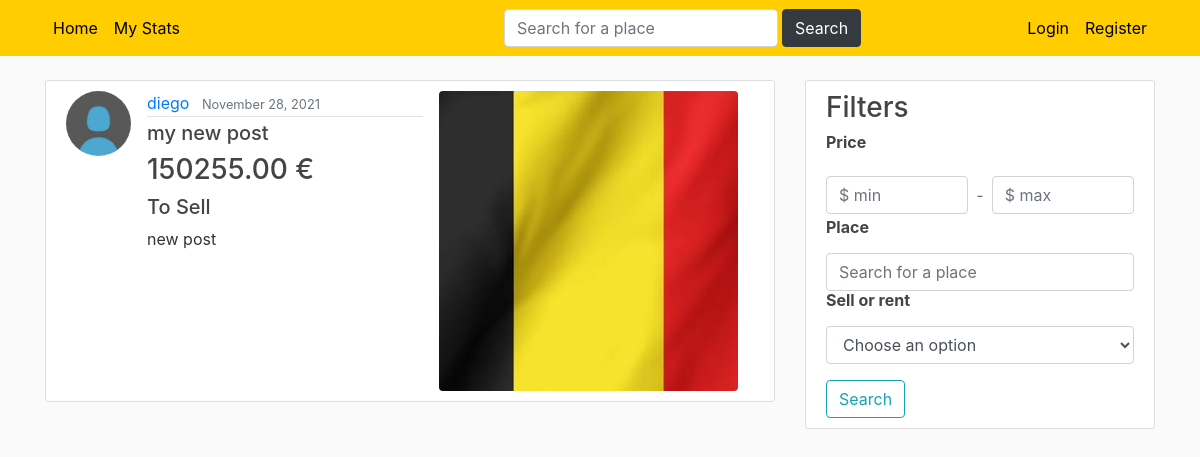
Page /post/40/ on the earlier database version.
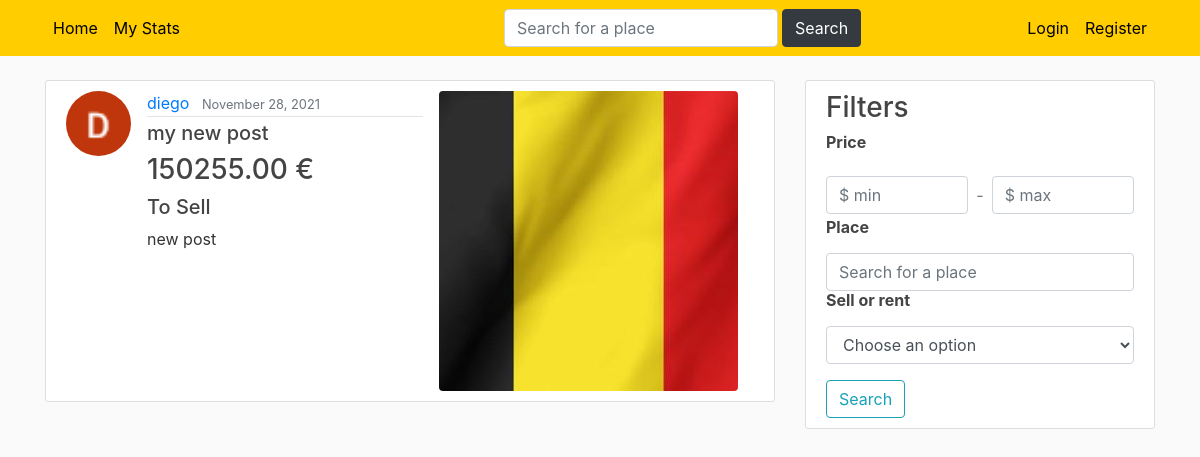
Same page on the later database version.
### blog/models.py (models this page shows, shortened)
class Post(models.Model): #creation d'un Post
    title = models.CharField(max_length=100)
    price = models.DecimalField(default=0, max_digits= 15, decimal_places=2)
    sell_rent = models.CharField(default= 'S', max_length=10, choices=SELLORRENT_CHOICES)
    localisation = models.CharField(default='Bruxelles',max_length=100)
    category = models.CharField(default= 'H', max_length=10, choices=CATEGORIES)
    surface = models.DecimalField(default=0, max_digits= 8, decimal_places=2)
    content = models.TextField()
    image = models.ImageField(default='defaultAnnounce.jpg', upload_to='announce_pics')
    date_posted = models.DateTimeField(default=timezone.now)
    author = models.ForeignKey(User, on_delete=models.CASCADE) #reférence à une autre classe (clé étrangère)

### users/models.py (models this page shows, shortened)
class Profile(models.Model):
    user = models.OneToOneField(User, on_delete=models.CASCADE) #CASCADE : si je supprime l'utilisateur, le profil sera supprimé aussi. Mais si je supprime le profil, l'utilisateur ne sera pas supprimé
    image = models.ImageField(default='default.jpg', upload_to='profile_pics') #default = image par défaut si l'user ne choisit aucune pdp

### blog/views.py (the view)
# urls.py: path('post/<int:pk>/', PostDetailView.as_view(), name='post-detail'), #affiche les détails d'un post
class PostDetailView(DetailView): #quand on clique sur un post, le post va être afficher de manière bcp + détaillée
    model = Post

### blog/templates/blog/post_detail.html (shortened to what this page needs)
{% extends "blog/base.html" %}
{% block content %}
    <article class="media content-section">
        <img class="rounded-circle article-img" src="{{ object.author.profile.image.url }}">
        <div class="media-body">
            <div class="article-metadata">
                <a class="mr-2" href="{% url 'user-posts' object.author.username %}">{{ object.author }}</a>
                <small class="text-muted">{{ object.date_posted|date:"F d, Y" }}</small>
            </div>
            <h5 class="display-5">{{ object.title }}</h5>
            <h3 class="article-content">{{ object.price }} € </h3>
            <h5 class="article-content">{{ object.get_sell_rent_display }}</h5>
            <p class="article-content">{{ object.content }}</p>
        </div>
        <img class="rounded float-left ml-3 mr-3" src="{{ post.image.url }}">
    </article>
{% endblock content %}

Differences in the rows shown:
changed through a linked row, Post "my new post": author.profile.image: picture added in place of a placeholder
